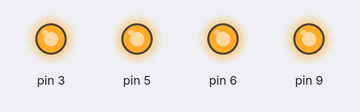
The sketch below on a simulated Arduino Uno, built with avr-gcc and run on an emulated ATmega328P. Parts: output pins drawn as LEDs (lit = HIGH). What the sketch prints to the serial monitor is not drawn.

Above: at 0.1 s.
Timing chart, 0 to 1.6 s (numbered marks = the images above):
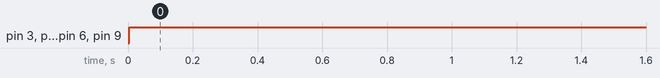

The sketch:

home.ino
```cpp
#include <Wire.h>
#include "Stater.h"
#include "PCF8574.h"

byte bitCount = 8;
byte chipCount = 2;

static byte state1 = 255;
static byte state2 = 255;

PCF8574 OUT_1(0x20);
PCF8574 OUT_2(0x21);
PCF8574 INP_1(0x22);
PCF8574 INP_2(0x23);

Stater** buttons;

int a1 = 255;
int a2 = 255;
int a3 = 255;
int a4 = 255;

int counter1 = 0;
int counter2 = 0;
int counter3 = 0;

int counterPin1 = 8;
int counterPin2 = 4;
int counterPin3 = 2;

int bpPin = 7;

int offVal = 255;

void setup()
{
  Serial.begin(57600);
  Serial.println("Starting");
  initButtons();
  Serial.println("Started");
}
void loop()
{
  byte value1 = INP_1.read8();
  byte value2 = INP_2.read8();

  updateState(state1, value1, 1);
  updateState(state2, value2, 2);

  updateBpState();

  writeStates();
}

void writeStates(){
  analogWrite(9, a1);
  analogWrite(6, a2);
  analogWrite(5, a3);
  analogWrite(3, a4);

  OUT_1.write8(state1);
  OUT_2.write8(state2);
}

void updateBpState(){
  if(a1<offVal || a2<offVal || a3<offVal || a4<offVal){
    digitalWrite(bpPin, HIGH);
  }
  else{
    digitalWrite(bpPin, LOW);
  }
}

void updateState(uint8_t &state, byte newState, byte num)
{
  newState = reverseBitsByte(newState);
  byte shift = bitCount * (num-1);
  for (int i = 0; i < bitCount; ++i)
  {
    buttons[i+shift]->Update(newState & (1 << i));
  }

  for (int i = 0; i < bitCount; ++i)
  {
    if (buttons[i+shift]->clicks == 1)
    {
      state ^= (1 << i);
    }
    if (buttons[i+shift]->clicks == 2)
    {
      int a = i+shift+1;
      if(a == 11 || a == 12){
        if(a3<offVal || a4 < offVal){
          a3 = offVal;
          a4 = offVal;
        }else{
          a3 = 254;
          a4 = 254;
        }
      }
      if(a == 9 || a == 10){
        if(a1<offVal || a2 < offVal){
          a1 = offVal;
          a2 = offVal;
        }else{
          a1 = 254;
          a2 = 254;
        }
      }
    }
    if (buttons[i+shift]->clicks == -1)
    {
      allOff();
    }
  }
}

void allOff(){
  state1 = offVal;
  state2 = offVal;
  a1 = offVal;
  a2 = offVal;
  a3 = offVal;
  a4 = offVal;
}

byte reverseBitsByte(byte input)
{
  byte output = 0;
  byte bit;
  for(byte count=1;count<=8;count++)
  {
    bit= input & 0x01;
    input=input>>1;
    output=output<<1;
    if(bit==1)
      output = output+1;
  }
  return output;
}

void initButtons()
{
  buttons = new Stater*[bitCount*chipCount];
  for (int i = 0; i < bitCount*chipCount; ++i)
  {
    buttons[i] = new Stater();
  }
}
```

Stater.cpp
```cpp
#include "Stater.h"

Stater::Stater()
{
	_activeHigh = LOW;
	_btnState = !_activeHigh;  // initial button state in active-high logic
	_lastState = _btnState;
	_clickCount = 0;
	clicks = 0;
	depressed = 0;
	_lastBounceTime = 0;
	debounceTime = 20;            // Debounce timer in ms
	multiclickTime = 250;           // Time limit for multi clicks
	longClickTime = 1000;
}

void Stater::Update(boolean btnState)
{
	long now = (long)millis();      // get current time
	_btnState = btnState;  // current appearant button state

	// Make the button logic active-high in code
	if (!_activeHigh) _btnState = !_btnState;

	// If the switch changed, due to noise or a button press, reset the debounce timer
	if (_btnState != _lastState) _lastBounceTime = now;


	// debounce the button (Check if a stable, changed state has occured)
	if (now - _lastBounceTime > debounceTime && _btnState != depressed)
	{
		depressed = _btnState;
		if (depressed) _clickCount++;
	}

	// If the button released state is stable, report nr of clicks and start new cycle
	if (!depressed && (now - _lastBounceTime) > multiclickTime)
	{
		// positive count for released buttons
		clicks = _clickCount;
		_clickCount = 0;
	}

	// Check for "long click"
	if (depressed && (now - _lastBounceTime > longClickTime))
	{
		// negative count for long clicks
		clicks = 0 - _clickCount;
		_clickCount = 0;
	}

	_lastState = _btnState;
}
```

Stater.h
```cpp
#ifndef Stater_H
#define Stater_H

#if (ARDUINO <  100)
#include <WProgram.h>
#else
#include <Arduino.h>
#endif


class Stater
{
public:
	Stater();
	void Update(boolean btnState);
	int clicks;                   // button click counts to return
	boolean depressed;            // the currently debounced button (press) state (presumably it is not sad :)
	long debounceTime;
	long multiclickTime;
	long longClickTime;

private:
	boolean _activeHigh;          // Type of button: Active-low = 0 or active-high = 1
	boolean _btnState;            // Current appearant button state
	boolean _lastState;           // previous button reading
	int _clickCount;              // Number of button clicks within multiclickTime milliseconds
	long _lastBounceTime;         // the last time the button input pin was toggled, due to noise or a press

};

#endif
```

Measured:
- by itself, pin 3, pin 5, pin 6, pin 9: LOW → HIGH at 0.00 s
